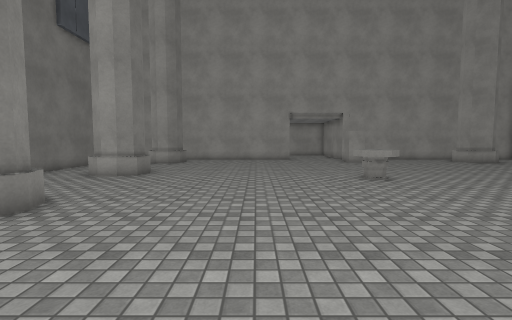
view 1 (above)

22 first-person views from a walk through a 3-D level made in the Unity game engine. The camera is 1.4 m above the floor, tilts 4° down and sees 85° across. The floor is counted in squares, 1 m on a side. Each view is taken from the middle of a square. On the plan, view 1 faces up. The plan holds only what a view shows up to about 14 squares ahead; the rest is blank. The place goes on beyond the plan. Surface patterns are stand-ins for the level's own textures.

view 2
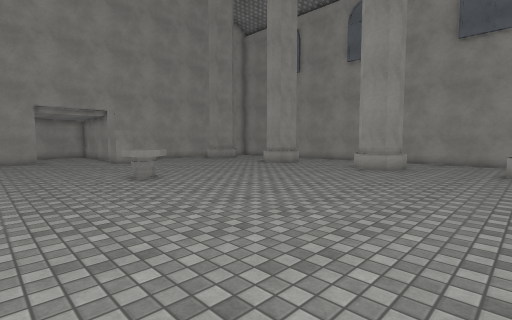

view 3
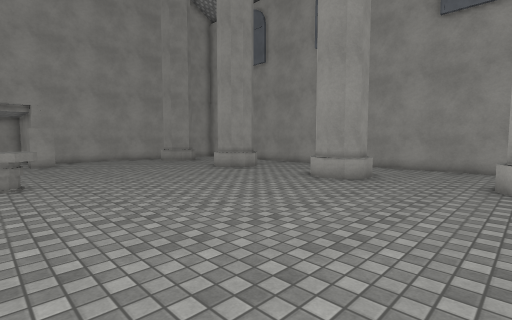

view 4
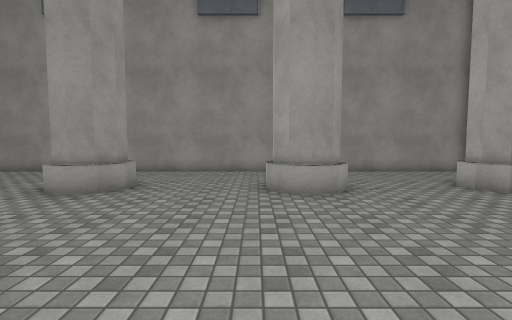

view 5
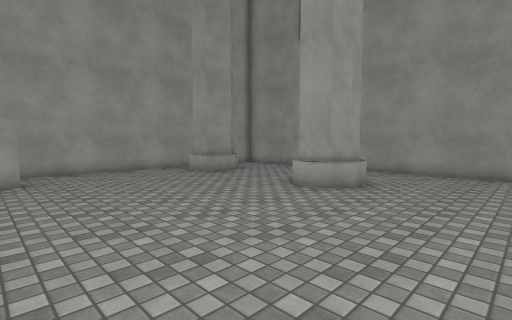

view 6
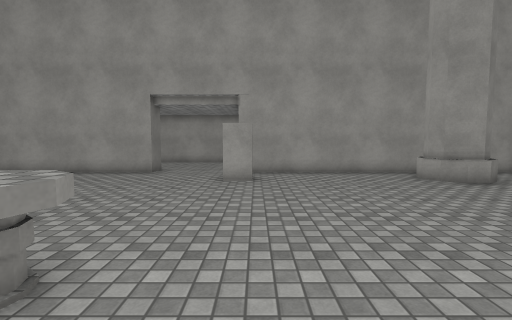

view 7
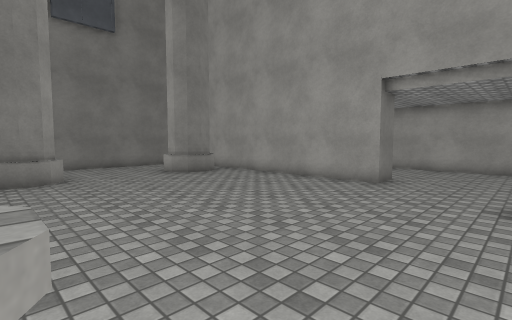

view 8
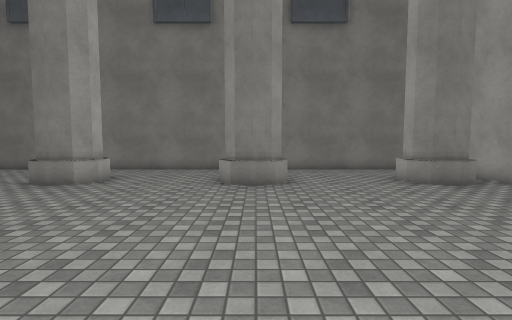

view 9
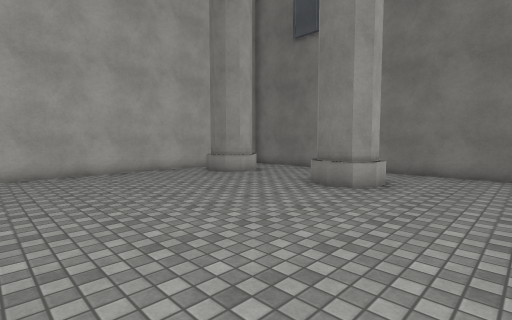

view 10
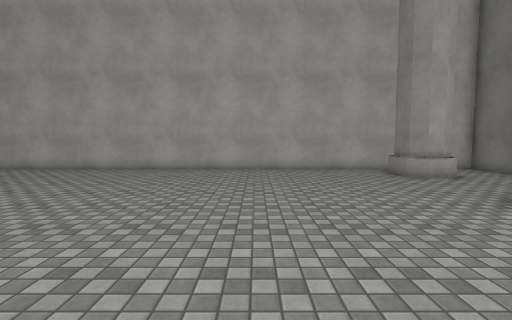

view 11
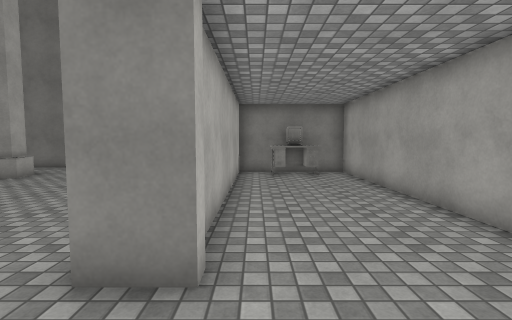

view 12
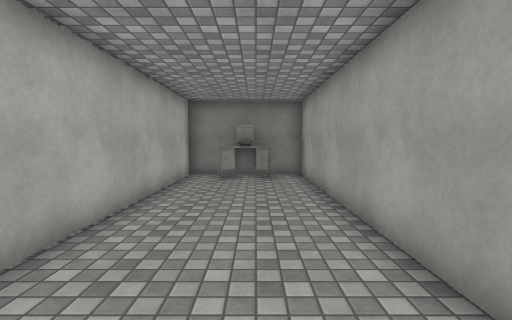

view 13
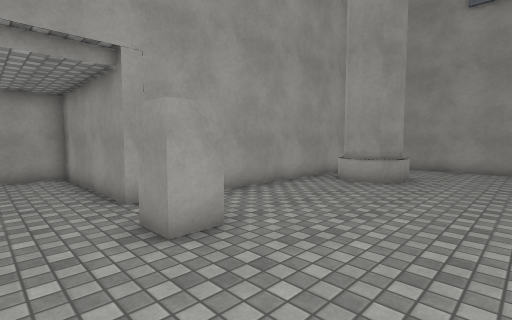

view 14
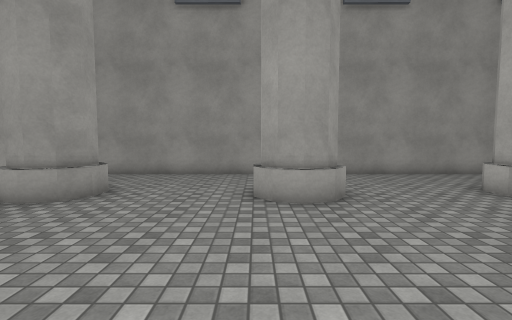

view 15
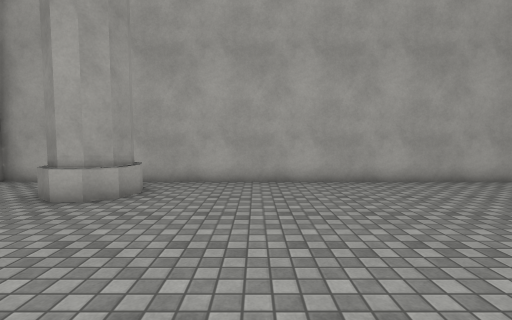

view 16
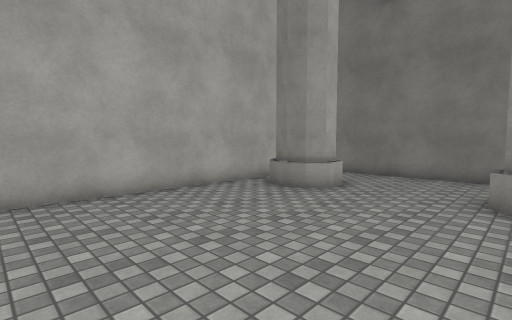

view 17
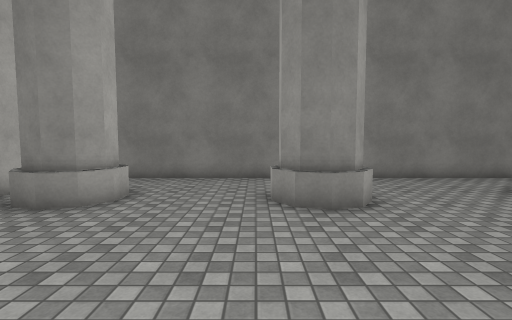

view 18
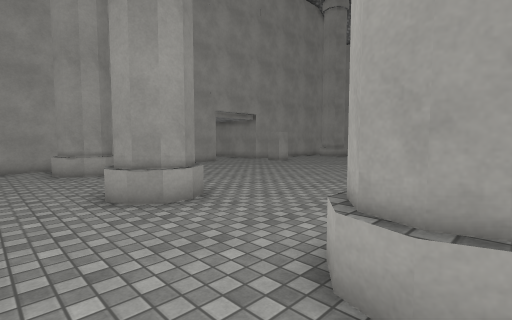

view 19
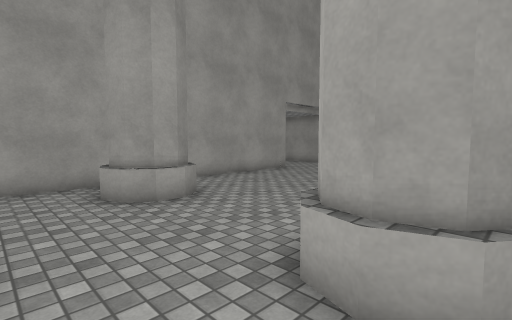

view 20
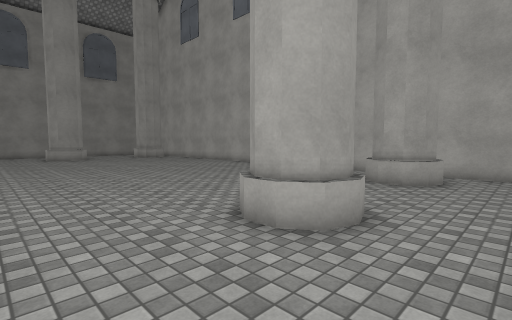

view 21
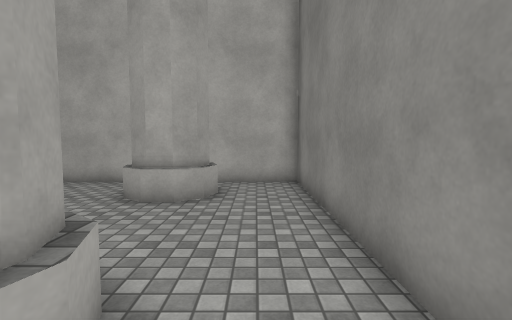

view 22
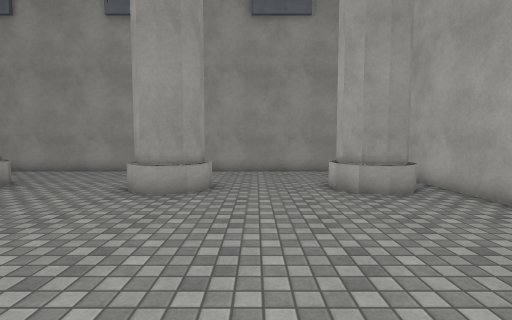

### Floor plan
Key: @ floor where view 1 was taken; # wall or solid block; . floor; = window, fence, low wall or low ledge; P pedestal; B white block; C computer; O other object.
Columns run from 10 left of view 1 to 19 right of it. Each row starts with its distance up from view 1.
 26   ###############
 25   #.............#
 24   #CC...........#
 23   #CO...........#
 22   #.............#
 21   ###########...##
 20 #############....####### #####
 19 #..###.................### ..#
 18 #..###..........BB.....###...#
 17 #...##..................##...#
 16 #............................#
 15 #............................#
 14 #............................#
 13 #...##..................##...#
 12 #..###..................##...#
 11 #..###........PP........##...#
 10 #.............PP.............#
  9 #............................#
  8 #............................#
  7 #...=...................=....#
  6 #..###.................###...#
  5 #..###.................###...#
  4 #............................#
  3 #............................#
  2 #............................#
  1 #............................#
  0 #..###....@............###...#
 -1 #..###.................## ...#
 -2 #............................#
 -3 ##############################

Positions as (right, up) in squares from view 1, and headings:
1: (0, 0), facing up
2: (0, 0), facing up-right
3: (4, 0), facing up-right
4: (6, 7), facing right
5: (6, 7), facing up-right
6: (7, 8), facing up
7: (6, 11), facing up-left
8: (4, 12), facing left
9: (3, 10), facing down-left
10: (1, 11), facing down
11: (5, 22), facing left
12: (4, 24), facing left
13: (4, 14), facing up-right
14: (7, 13), facing right
15: (10, 7), facing down
16: (2, 5), facing down-left
17: (1, 4), facing left
18: (-9, 5), facing up-right
19: (-9, 11), facing up-right
20: (-9, 10), facing down-right
21: (-8, 7), facing down
22: (6, 3), facing right
